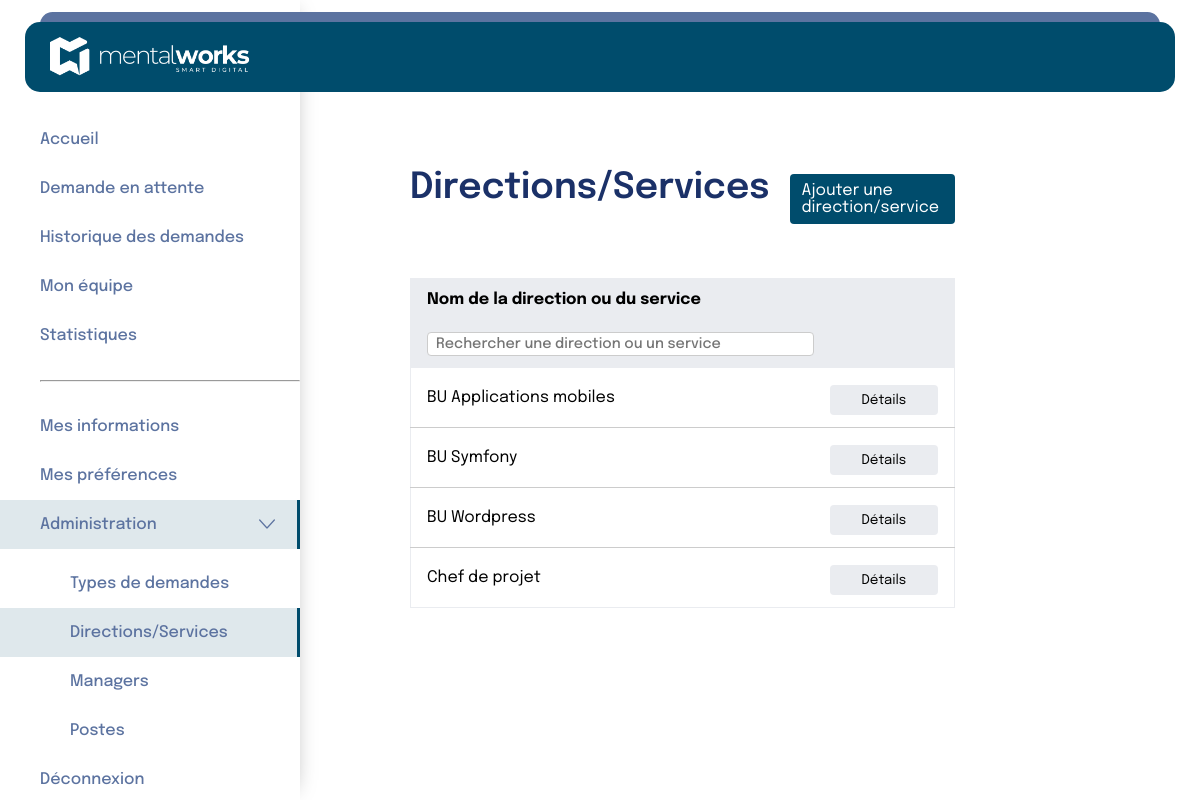
The app's page /pages/administration/directionsServices/directionsServices.php with its own data.
### tables this page shows
CREATE TABLE `department` (
  `id` int(11) NOT NULL,
  `name` varchar(100) NOT NULL
);

### pages/administration/directionsServices/directionsServices.php (the view, shortened to what this page needs)
<?php
include '../../../includes/database.php';
include '../../../includes/header3.php';
$recupPostes = $bdd->prepare("SELECT id, name FROM department");
$recupPostes->execute();
$Postes = $recupPostes->fetchAll(PDO::FETCH_ASSOC);
?>
<link rel="stylesheet" href="../../../style.css">
<div class="flex">
    <?php include "../../../includes/navBar/navBar3.php"; ?>
    <div class="containerPost page">
        <section class="administration">
            <div class="headerRow">
                <h1>Directions/Services</h1>
                <a class="addPostButton" href="ajout.php">Ajouter une direction/service</a>
            </div>
            <table class="directionsTable">
                <thead>
                    <tr>
                        <th>Nom de la direction ou du service</th>
                        <th></th>
                    </tr>
                    <tr class="filtersRow">
                        <th>
                            <input type="text" placeholder="Rechercher une direction ou un service" />
                        </th>
                        <th></th>
                    </tr>
                </thead>
                <tbody>
                    <?php
                    if (!empty($Postes)) {
                        foreach ($Postes as $Poste) {
                            $id = $Poste['id'];
                            echo "<tr>";
                            echo "<td data-label='Nom du poste'>" . htmlspecialchars($Poste['name']) . "</td>";
                            echo "<td><button class='detailsButton'><a  style='color:black;' href='modifications.php?id=$id'>Détails</a></button></td>";
                            echo "</tr>";
                        }
                    } else {
                        echo "<tr><td colspan='7'>Aucun Poste trouvé.</td></tr>";
                    }
                    ?>
                </tbody>
            </table>
        </section>
    </div>
</div>
</body>
</html>

### style.css (style rules this page uses)
* { margin: 0; padding: 0; box-sizing: border-box; }
html { margin: 0; }
body { margin: 0; padding: 0; font-family: "Epilogue"; }
:root { --color_btn: #004c6c; --color_title: #1b3168; --color_text: #000000; --color_btn_navbarre: #5c73a0; --color_href_a: rgba(0, 76, 108, 1); --gray: #637381; --border: #eaecf0; }
h1 { font-size: 36px; color: var(--color_title); font-weight: 600; padding-bottom: 22px; }
a { text-decoration: none; color: white; }
input { border: none; outline: none; font-family: "Epilogue"; font-weight: 500; }
.page { flex: 1; padding: 150px 40px 0 350px; }
.flex { display: flex; }
.Container-newdemande input, select, textarea, button { width: 100%; padding: 10px; margin-top: 5px; border: 1px solid #ccc; border-radius: 5px; font-family: "Epilogue"; }
input[type="text"] { padding-left: 40px; }
.administration { padding: 20px; width: 75%; }
.headerRow { display: flex; align-items: center; margin-bottom: 50px; }
.addPostButton { background-color: var(--color_btn); color: #fff; padding: 8px 12px; border: none; border-radius: 4px; cursor: pointer; margin-left: 20px; width: 200px; }
.directionsTable { width: 100%; border-collapse: collapse; margin-top: 10px; background-color: #fff; border: 1px solid var(--border); }
.directionsTable thead { background-color: var(--border); }
.directionsTable thead th { text-align: left; padding: 12px 0 12px 16px; border: none; }
.directionsTable tbody tr { border-bottom: 1px solid #ccc; }
.directionsTable tbody tr:last-child { border-bottom: none; }
.directionsTable td { text-align: left; padding: 12px 16px; border: none; }
.filtersRow input { padding: 4px 8px; border: 1px solid #ccc; border-radius: 4px; font-size: 0.9rem; width: 100%; }
.detailsButton { background-color: var(--border); color: #333; padding: 8px 12px; border: none; border-radius: 4px; cursor: pointer; }
.containerPost { padding-right: 30px; }

### records on screen
department: name "BU Applications mobiles"
department: name "BU Symfony"
department: name "BU Wordpress"
department: name "Chef de projet"
